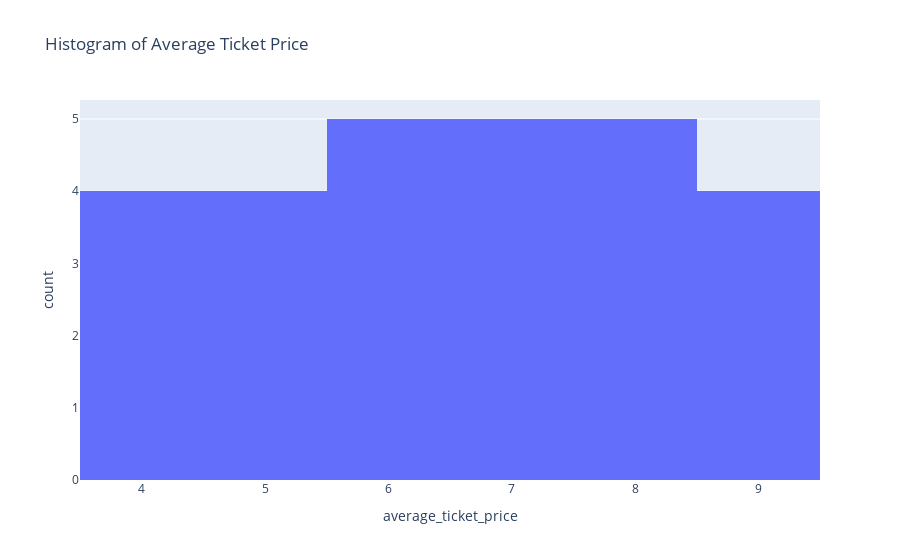

Notebook source saved alongside this figure:
### Code cell
# Histogram
px.histogram(df, x='average_ticket_price', nbins=10, title='Histogram of Average Ticket Price')

### Figure 1 — Plotly figure (JSON) as saved in the notebook; plotly's stock layout.template omitted (floating-point values rounded to 4 significant figures)
{"data": [{"alignmentgroup": "True", "bingroup": "x", "hovertemplate": "average_ticket_price=%{x}<br>count=%{y}<extra></extra>", "legendgroup": "", "marker": {"color": "#636efa", "pattern": {"shape": ""}}, "name": "", "nbinsx": 10, "offsetgroup": "", "orientation": "v", "showlegend": false, "type": "histogram", "x": [9, 9, 9, 9, 8, 8, 8, 8, 8, 7, 7, 7, 7, 7, 6, 6, 6, 6, 6, 5, 5, 5, 5, 4, 4, 4, 4], "xaxis": "x", "yaxis": "y"}], "layout": {"autosize": true, "barmode": "relative", "legend": {"tracegroupgap": 0}, "title": {"text": "Histogram of Average Ticket Price"}, "xaxis": {"anchor": "y", "autorange": true, "domain": [0, 1], "range": [3.5, 9.5], "title": {"text": "average_ticket_price"}, "type": "linear"}, "yaxis": {"anchor": "x", "autorange": true, "domain": [0, 1], "range": [0, 5.263], "title": {"text": "count"}}}}
